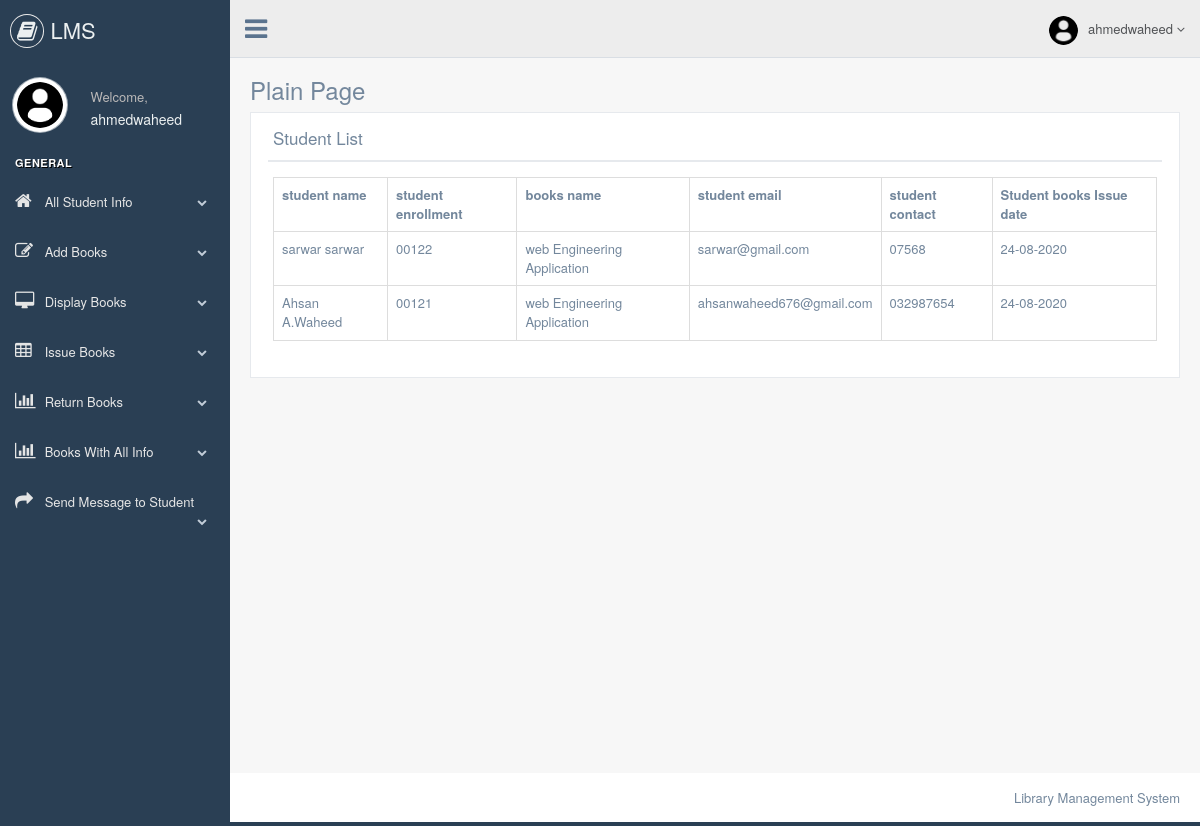
/phplms/librarian/all_student_of_this_books.php?books_name=web Engineering Application (signed in), run on the app's committed database.
### tables this page shows
CREATE TABLE `issue_books` (
  `id` int(5) NOT NULL,
  `student_enrollment` varchar(50) NOT NULL,
  `student_name` varchar(50) NOT NULL,
  `student_sem` varchar(50) NOT NULL,
  `student_contact` varchar(50) NOT NULL,
  `student_email` varchar(50) NOT NULL,
  `books_name` varchar(50) NOT NULL,
  `books_issue_date` varchar(50) NOT NULL,
  `books_return_date` varchar(50) NOT NULL,
  `student_username` varchar(50) NOT NULL
);

### phplms/librarian/all_student_of_this_books.php (the view, shortened to what this page needs)
    <?php
include "header.php";
include "connection.php";
?>
        <div class="right_col" role="main">
            <div class="">
                <div class="page-title">
                    <div class="title_left">
                        <h3>Plain Page</h3>
                    </div>
                </div>
                <div class="clearfix"></div>
                <div class="row" style="min-height:500px">
                    <div class="col-md-12 col-sm-12 col-xs-12">
                        <div class="x_panel">
                            <div class="x_title">
                                <h2>Student List </h2>
                                <div class="clearfix"></div>
                            </div>
                            <div class="x_content">
                                <?php
                                    $res=mysqli_query($link,"select * from  issue_books where books_name='$_GET[books_name]' && books_return_date=''");
                                    echo "<table class='table table-bordered'>";
                                    echo "<tr>";
                                    echo "<th>"; echo "student name"; echo "</th>";
                                    echo "<th>"; echo "student enrollment"; echo "</th>";
                                    echo "<th>"; echo "books name"; echo "</th>";
                                    echo "<th>"; echo "student email"; echo "</th>";
                                    echo "<th>"; echo "student contact"; echo "</th>";
                                    echo "<th>"; echo "Student books Issue date"; echo "</th>";
                                    echo "</tr>";
                                    while($row=mysqli_fetch_array($res))
                                    {
                                        echo "<tr>";
                                       echo "<td>"; echo $row["student_name"]; echo "</td>";
                                       echo "<td>"; echo $row["student_enrollment"]; echo "</td>";
                                       echo "<td>"; echo $row["books_name"]; echo "</td>";
                                       echo "<td>"; echo $row["student_email"]; echo "</td>";
                                       echo "<td>"; echo $row["student_contact"]; echo "</td>";
                                       echo "<td>"; echo $row["books_issue_date"]; echo "</td>";
                                        echo "</tr>";
                                    }
                                    echo "</table>";
                                    ?>
                            </div>
                        </div>
                    </div>
                </div>
            </div>
        </div>
<?php
include "footer.php"
?>

### data on the page
issue_books: student_name "sarwar sarwar", student_enrollment "00122", books_name "web Engineering Application", student_email "sarwar@gmail.com", student_contact "07568", books_issue_date "24-08-2020"
issue_books: student_name "Ahsan A.Waheed", student_enrollment "00121", books_name "web Engineering Application", student_email "ahsanwaheed676@gmail.com", student_contact "032987654", books_issue_date "24-08-2020"

### other printed values
$_SESSION["librarian"] "ahmedwaheed"
